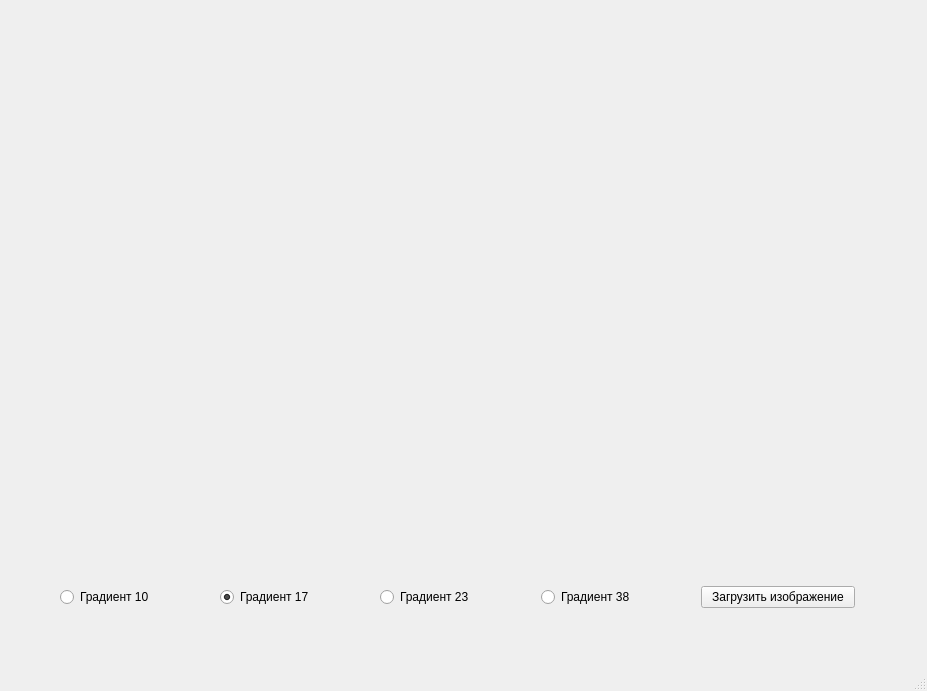
<?xml version="1.0" encoding="UTF-8"?>
<ui version="4.0">
 <class>MainWindow</class>
 <widget class="QMainWindow" name="MainWindow">
  <property name="geometry">
   <rect>
    <x>0</x>
    <y>0</y>
    <width>927</width>
    <height>691</height>
   </rect>
  </property>
  <property name="windowTitle">
   <string>MainWindow</string>
  </property>
  <widget class="QWidget" name="centralwidget">
   <widget class="QLabel" name="label">
    <property name="geometry">
     <rect>
      <x>12</x>
      <y>12</y>
      <width>901</width>
      <height>561</height>
     </rect>
    </property>
    <property name="font">
     <font>
      <family>Consolas</family>
      <pointsize>4</pointsize>
     </font>
    </property>
    <property name="text">
     <string/>
    </property>
    <property name="wordWrap">
     <bool>false</bool>
    </property>
   </widget>
   <widget class="QWidget" name="horizontalLayoutWidget">
    <property name="geometry">
     <rect>
      <x>60</x>
      <y>580</y>
      <width>795</width>
      <height>35</height>
     </rect>
    </property>
    <layout class="QHBoxLayout" name="horizontalLayout">
     <item>
      <widget class="QRadioButton" name="gradient10">
       <property name="text">
        <string>Градиент 10</string>
       </property>
      </widget>
     </item>
     <item>
      <widget class="QRadioButton" name="gradient17">
       <property name="text">
        <string>Градиент 17</string>
       </property>
       <property name="checked">
        <bool>true</bool>
       </property>
      </widget>
     </item>
     <item>
      <widget class="QRadioButton" name="gradient23">
       <property name="text">
        <string>Градиент 23</string>
       </property>
      </widget>
     </item>
     <item>
      <widget class="QRadioButton" name="gradient38">
       <property name="text">
        <string>Градиент 38</string>
       </property>
      </widget>
     </item>
     <item>
      <widget class="QPushButton" name="pushButton">
       <property name="text">
        <string>Загрузить изображение</string>
       </property>
      </widget>
     </item>
    </layout>
   </widget>
  </widget>
  <widget class="QMenuBar" name="menubar">
   <property name="geometry">
    <rect>
     <x>0</x>
     <y>0</y>
     <width>927</width>
     <height>29</height>
    </rect>
   </property>
  </widget>
  <widget class="QStatusBar" name="statusbar"/>
 </widget>
 <resources/>
 <connections/>
</ui>
